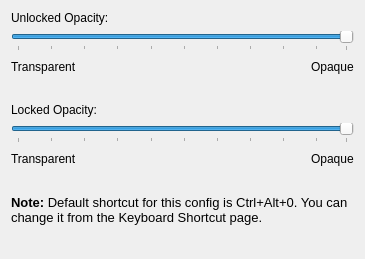
<?xml version="1.0" encoding="UTF-8"?>
<ui version="4.0">
 <class>Config</class>
 <widget class="QWidget" name="Config">
  <property name="geometry">
   <rect>
    <x>0</x>
    <y>0</y>
    <width>365</width>
    <height>259</height>
   </rect>
  </property>
  <layout class="QVBoxLayout" name="verticalLayout">
   <item>
    <widget class="QLabel" name="unlockedOpacityLabel">
     <property name="text">
      <string>Unlocked Opacity:</string>
     </property>
     <property name="buddy">
      <cstring>kcfg_unlockedOpacity</cstring>
     </property>
    </widget>
   </item>
   <item>
    <widget class="QSlider" name="kcfg_unlockedOpacity">
     <property name="minimum">
      <number>1</number>
     </property>
     <property name="maximum">
      <number>100</number>
     </property>
     <property name="value">
      <number>100</number>
     </property>
     <property name="orientation">
      <enum>Qt::Horizontal</enum>
     </property>
     <property name="tickPosition">
      <enum>QSlider::TicksBelow</enum>
     </property>
     <property name="tickInterval">
      <number>10</number>
     </property>
    </widget>
   </item>
   <item>
    <layout class="QHBoxLayout" name="horizontalLayout">
     <item>
      <widget class="QLabel" name="label">
       <property name="text">
        <string>Transparent</string>
       </property>
      </widget>
     </item>
     <item>
      <spacer name="horizontalSpacer">
       <property name="orientation">
        <enum>Qt::Horizontal</enum>
       </property>
       <property name="sizeHint" stdset="0">
        <size>
         <width>40</width>
         <height>20</height>
        </size>
       </property>
      </spacer>
     </item>
     <item>
      <widget class="QLabel" name="label_2">
       <property name="text">
        <string>Opaque</string>
       </property>
      </widget>
     </item>
    </layout>
   </item>
   <item>
    <spacer name="verticalSpacer_3">
     <property name="orientation">
      <enum>Qt::Vertical</enum>
     </property>
     <property name="sizeType">
      <enum>QSizePolicy::Maximum</enum>
     </property>
     <property name="sizeHint" stdset="0">
      <size>
       <width>20</width>
       <height>20</height>
      </size>
     </property>
    </spacer>
   </item>
   <item>
    <widget class="QLabel" name="lockedOpacityLabel">
     <property name="text">
      <string>Locked Opacity:</string>
     </property>
     <property name="buddy">
      <cstring>kcfg_unlockedOpacity</cstring>
     </property>
    </widget>
   </item>
   <item>
    <widget class="QSlider" name="kcfg_lockedOpacity">
     <property name="minimum">
      <number>1</number>
     </property>
     <property name="maximum">
      <number>100</number>
     </property>
     <property name="value">
      <number>100</number>
     </property>
     <property name="orientation">
      <enum>Qt::Horizontal</enum>
     </property>
     <property name="tickPosition">
      <enum>QSlider::TicksBelow</enum>
     </property>
     <property name="tickInterval">
      <number>10</number>
     </property>
    </widget>
   </item>
   <item>
    <layout class="QHBoxLayout" name="horizontalLayout_2">
     <item>
      <widget class="QLabel" name="label_3">
       <property name="text">
        <string>Transparent</string>
       </property>
      </widget>
     </item>
     <item>
      <spacer name="horizontalSpacer_2">
       <property name="orientation">
        <enum>Qt::Horizontal</enum>
       </property>
       <property name="sizeHint" stdset="0">
        <size>
         <width>40</width>
         <height>20</height>
        </size>
       </property>
      </spacer>
     </item>
     <item>
      <widget class="QLabel" name="label_4">
       <property name="text">
        <string>Opaque</string>
       </property>
      </widget>
     </item>
    </layout>
   </item>
   <item>
    <spacer name="verticalSpacer_2">
     <property name="orientation">
      <enum>Qt::Vertical</enum>
     </property>
     <property name="sizeType">
      <enum>QSizePolicy::Maximum</enum>
     </property>
     <property name="sizeHint" stdset="0">
      <size>
       <width>20</width>
       <height>20</height>
      </size>
     </property>
    </spacer>
   </item>
   <item>
    <widget class="QLabel" name="noteLabel">
     <property name="text">
      <string>&lt;!DOCTYPE HTML PUBLIC &quot;-//W3C//DTD HTML 4.0//EN&quot; &quot;http://www.w3.org/TR/REC-html40/strict.dtd&quot;&gt;
&lt;html&gt;&lt;head&gt;&lt;meta name=&quot;qrichtext&quot; content=&quot;1&quot; /&gt;&lt;style type=&quot;text/css&quot;&gt;
p, li { white-space: pre-wrap; }
&lt;/style&gt;&lt;/head&gt;&lt;body style=&quot; font-family:'Liberation Sans'; font-size:10pt; font-weight:400; font-style:normal;&quot;&gt;
&lt;p style=&quot; margin-top:0px; margin-bottom:0px; margin-left:0px; margin-right:0px; -qt-block-indent:0; text-indent:0px;&quot;&gt;&lt;span style=&quot; font-weight:600;&quot;&gt;Note:&lt;/span&gt; Default shortcut for this config is Ctrl+Alt+0. You can change it from the Keyboard Shortcut page.&lt;/p&gt;&lt;/body&gt;&lt;/html&gt;</string>
     </property>
     <property name="scaledContents">
      <bool>false</bool>
     </property>
     <property name="wordWrap">
      <bool>true</bool>
     </property>
    </widget>
   </item>
   <item>
    <spacer name="verticalSpacer">
     <property name="orientation">
      <enum>Qt::Vertical</enum>
     </property>
     <property name="sizeHint" stdset="0">
      <size>
       <width>20</width>
       <height>4</height>
      </size>
     </property>
    </spacer>
   </item>
  </layout>
 </widget>
 <resources/>
 <connections/>
</ui>
